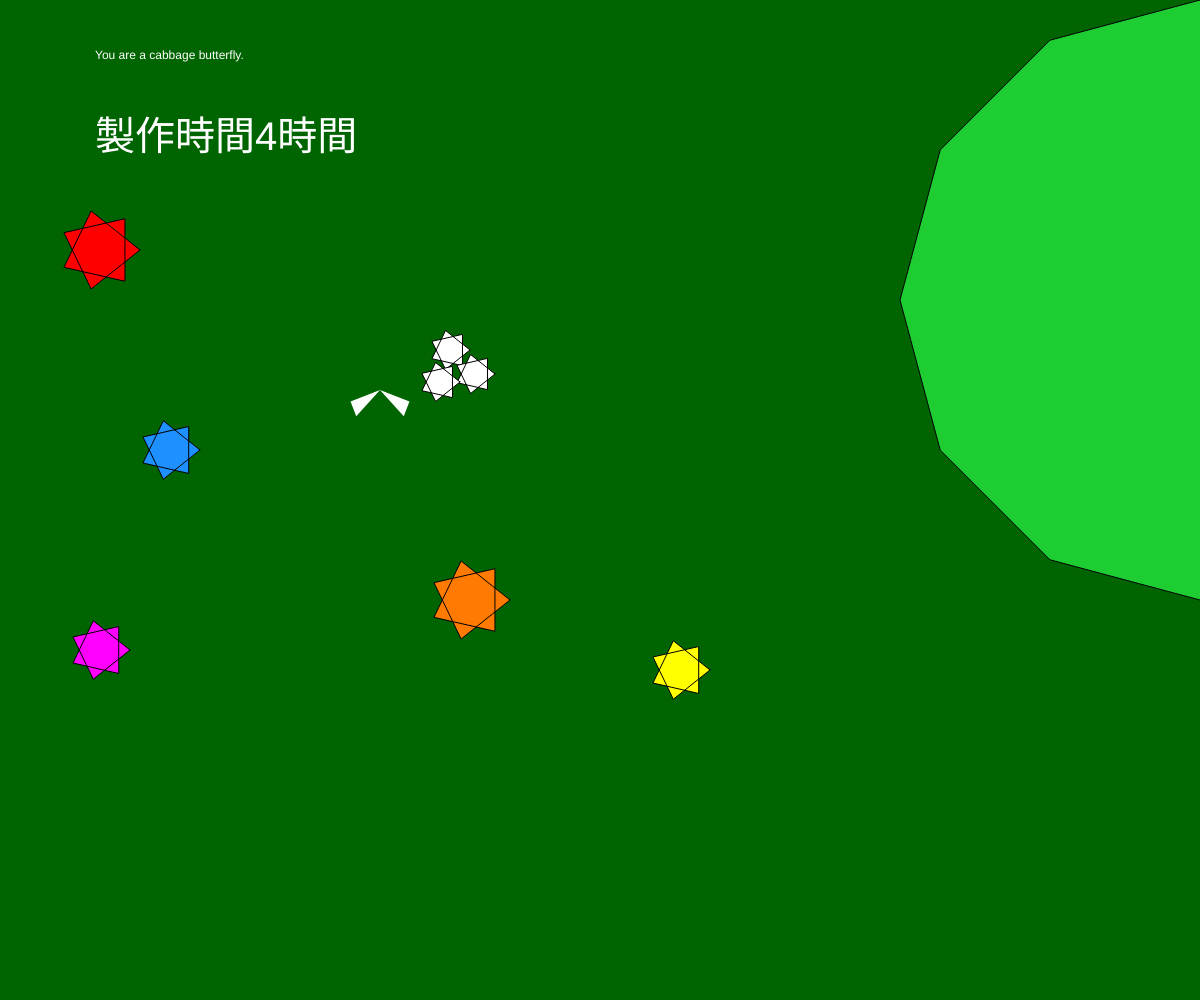
Frame 1 (no input)
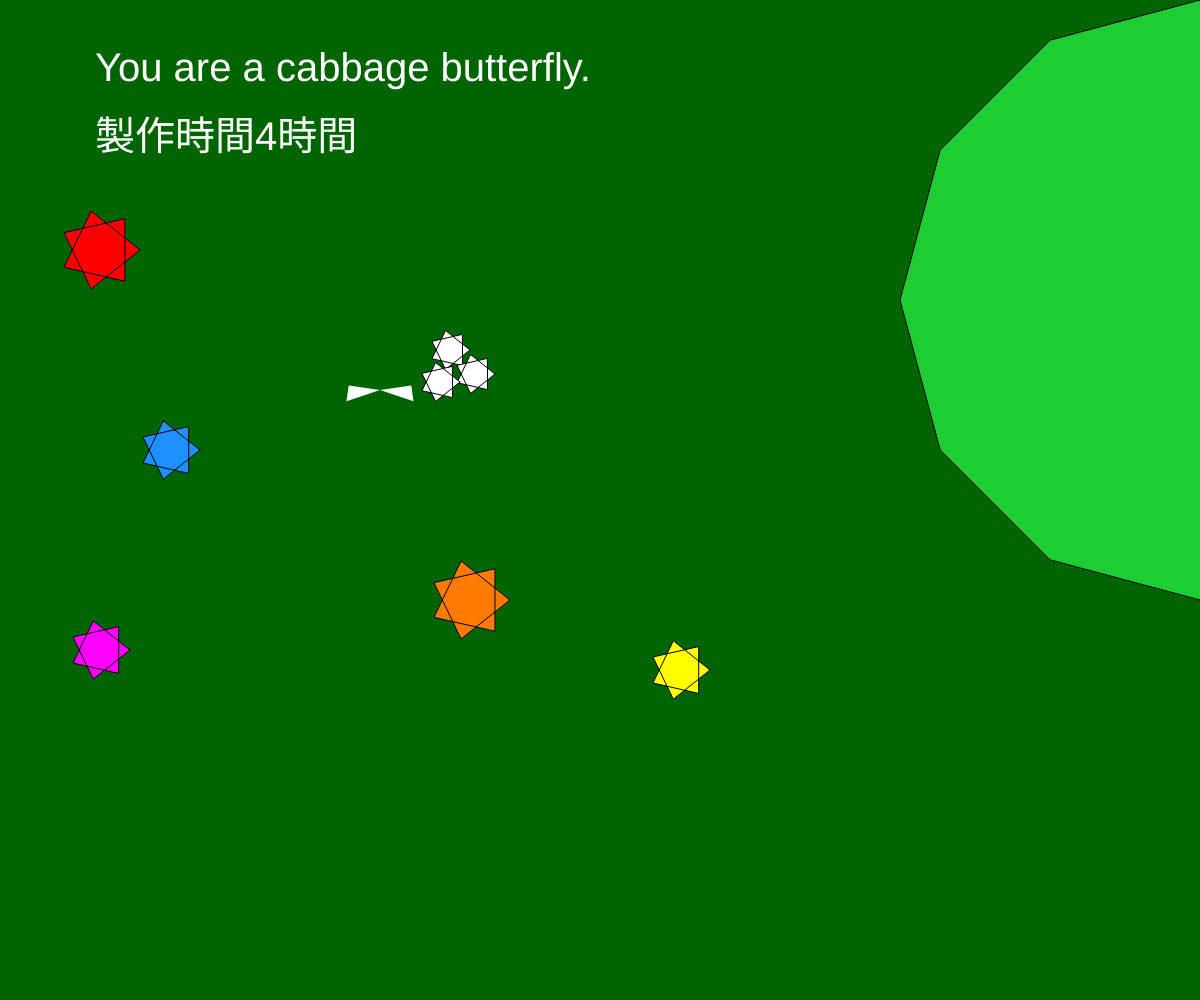
Frame 60 (no input)
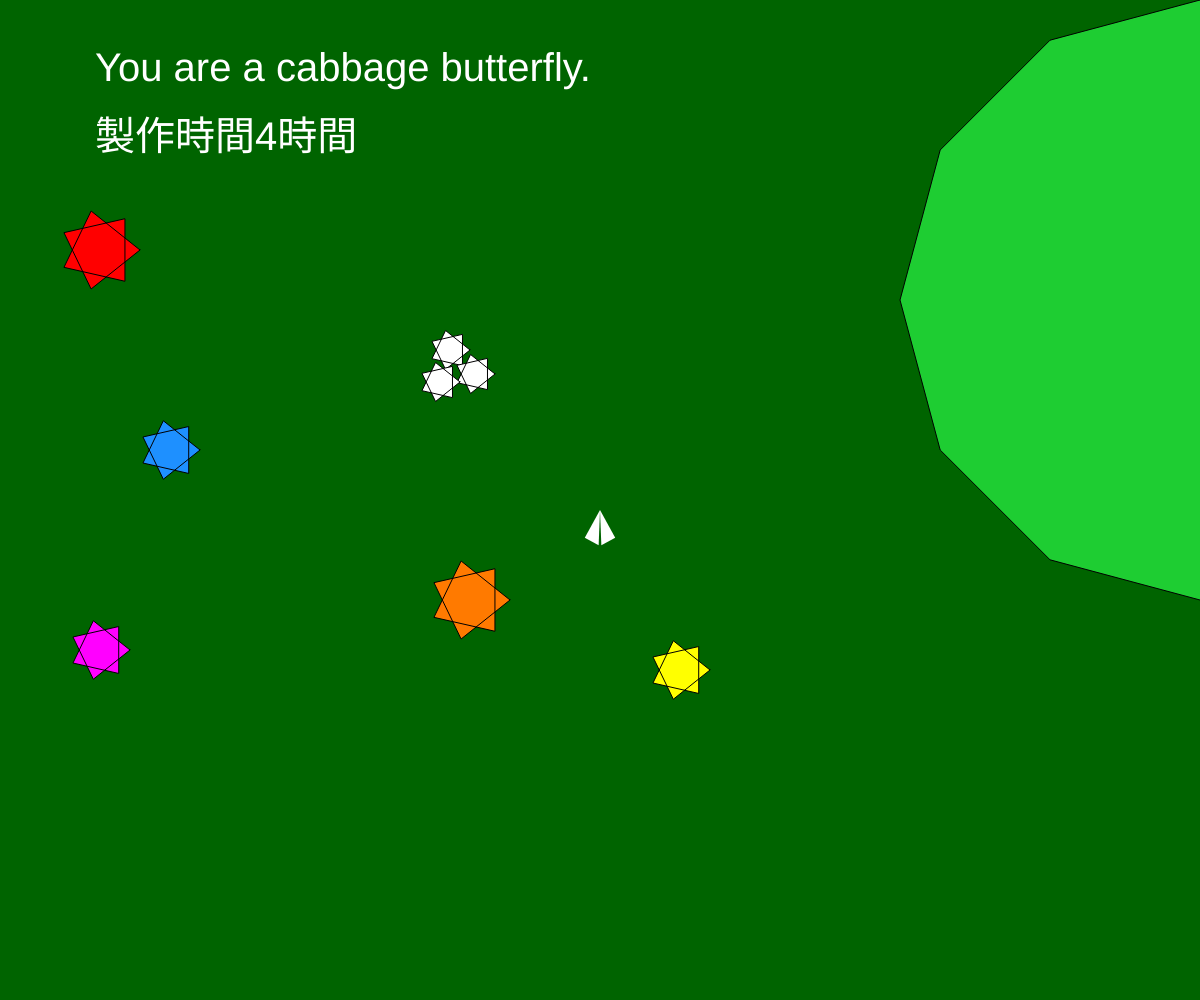
Frame 120 (the mouse pressed at the canvas centre since frame 60)

The p5.js sketch that drew these frames (run headless with seeded random() and noise() and a simulated clock; from frame 60 on, the mouse is pressed at the canvas centre):

// p5.js sketch
// ── sketch.js
let cx = 380;
let cy = 380;


//モンシロチョウ
class Butterfly {
  constructor(x, y) {
    
    this.theta = 0　
    
  }

  update() {
    this.theta += PI / 100
  }

  display() {
    push();
    noStroke();
    
    if(mouseIsPressed){
    translate(mouseX ,mouseY);
    }else{translate(cx,cy);}
    
  

    for (let i = -1; i <= 1; i += 2) {
      push();
      fill(255);
      translate(0, 10);
      rotate((PI / 4) * sin(this.theta * 2) * i);

      beginShape();
      vertex(0, 0);
      vertex(30 * i, 10);
      vertex(25 * i, 25);
      vertex(0, 0);
      endShape();
      pop();
    }


    pop();
  }
}

let butterfly
let txt = "You are a cabbage butterfly."

function setup() {
  createCanvas(windowWidth, windowHeight)
  butterfly = new Butterfly(width / 2, height / 2)
}
function draw() {
  
  background(0,100,0);
  
  //赤い花
  fill(255,0,0);
  flower(100,  250 , 40);
  
  //黄色い花
  fill(255,255,0);
  flower(680,  670 , 30);
  
  //紫色の花
  fill(255,0,255);
  flower(100,  650 , 30);
  
  //白い花
  fill(255);
  flower(450 , 350 , 20);
  flower(475 , 374 , 20);
  flower(440 , 382 , 20);
  
  //青い花
  fill(30,144,255);
  flower(170 , 450 , 30);
  
  //オレンジの花
  fill(255,122,0);
  flower(470 , 600 , 40);
  
  //おばけキャベツ
  fill(30,205,50);
  cabbage(12, 1200 , 300 , 300);
  
  //You are a cabbage butterfly.
  fill(255);
  text(txt,95,50,width,height);
  textSize(40);
  text("製作時間4時間",95,150);
  
  
  //赤い花にとまったとき
  if (mouseIsPressed & mouseX > 80 && mouseX < 120 & mouseY > 230 && mouseY < 270){
    background(0);
    fill(255);
    text("モンシロチョウは", 200, 320);
    text("赤色を認識できないはず。。", 200, 360);
    fill(255,255,0);
    text("Umm...Y.. You are strange!" , 200, 420);
    textSize(40);
  }
  
  //黄色い花にとまったとき
  if(mouseIsPressed & mouseX > 660 && mouseX < 700 & mouseY > 650 && mouseY < 690){
    background(255,255,240);
    fill(0);
    text("黄色い花は大好き。", 230, 360);
    fill(218,165,32);
    text("You are a lovely cabbage butterfly!" , 230, 380 ,400,height);
    textSize(40);
  }
  
  //白い花にとまったとき
  if(mouseIsPressed & mouseX > 440 && mouseX < 460 & mouseY > 340 && mouseY < 360||mouseIsPressed & mouseX > 465 && mouseX < 485 & mouseY > 364 && mouseY < 384 || mouseIsPressed & mouseX > 430 && mouseX < 450 & mouseY > 372 && mouseY < 392){
    background(255,255,240);
    fill(0);
    text("白い花は", 230, 320)
    text("そこそこ好き。", 230, 360);
    fill(0);
    text("You are a beginner cabbage butterfly." , 230, 380 ,500,height);
    textSize(40);
  
  }

  //紫色の花にとまったとき
  if(mouseIsPressed & mouseX > 85 && mouseX < 115 & mouseY > 635 && mouseY < 665){
    background(255,255,240);
    fill(0);
    text("紫っ！！！", 200, 320)
    text("あいしてるっっ！！！", 200, 360);
    fill(199,21,133);
    text("You are the best cabbage butterfly ever...!!!" , 200, 380 ,500,height);
    textSize(40);
    
  }
  
  //青い花にとまったとき
  if(mouseIsPressed & mouseX > 155 && mouseX < 185 & mouseY > 435 && mouseY < 465){
    background(255,255,240);
    fill(0);
    text("", 200, 320)
    text("青い花は好き。", 200, 360);
    fill(30,144,255);
    text("You are a nice cabbage butterfly." , 200, 380 ,500,height);
  }
  
  //オレンジ色の花にとまったとき
  if(mouseIsPressed & mouseX > 450 && mouseX < 490 & mouseY > 580 && mouseY < 620){
    background(255,255,240);
    fill(0);
    text("すいません。", 230, 280);
    text("オレンジ色の花は", 230, 320);
    text("よくわかりません。", 230, 360);
    fill(255,122,0);
    text("Why did he draw this flower?" , 230, 380 ,400,height);
    textSize(40);  
  }
  
  //おばけキャベツにとまったとき
  if(mouseIsPressed & mouseX >950 && mouseX < 1450 & mouseY > 50 && mouseY < 550){
    background(255,255,240);
    fill(0);
    text("これはキャベツです。", 200, 320)
    text("モンシロチョウは", 200, 360);
    text("キャベツに産卵します。", 200, 400);
    fill(0,128,0);
    text("So, you are cabbage butterfly." , 200, 420 ,500,height);
  }
  
  butterfly.update();
  butterfly.display();
  
}

//花
function flower(cx, cy, r){
  beginShape(); //花
  for(let i = 0; i < 7; i++){
    
    const theta = TWO_PI * i * 2/7 ;
    const x = cx + cos(theta) * r;
    const y = cy + sin(theta) * r;
    vertex(x, y); 
   
  }
  endShape(CLOSE); 
  
}

//キャベツ
function cabbage(n, cx, cy, r){
  beginShape();//キャベツ
  for(var i = 0; i < n; i++){
    let theta = TWO_PI * i * 1 / n - HALF_PI;
    let x = cx + cos(theta) * r;
    let y = cy + sin(theta) * r;
    vertex(x,y);
  }
  endShape(CLOSE);
}
